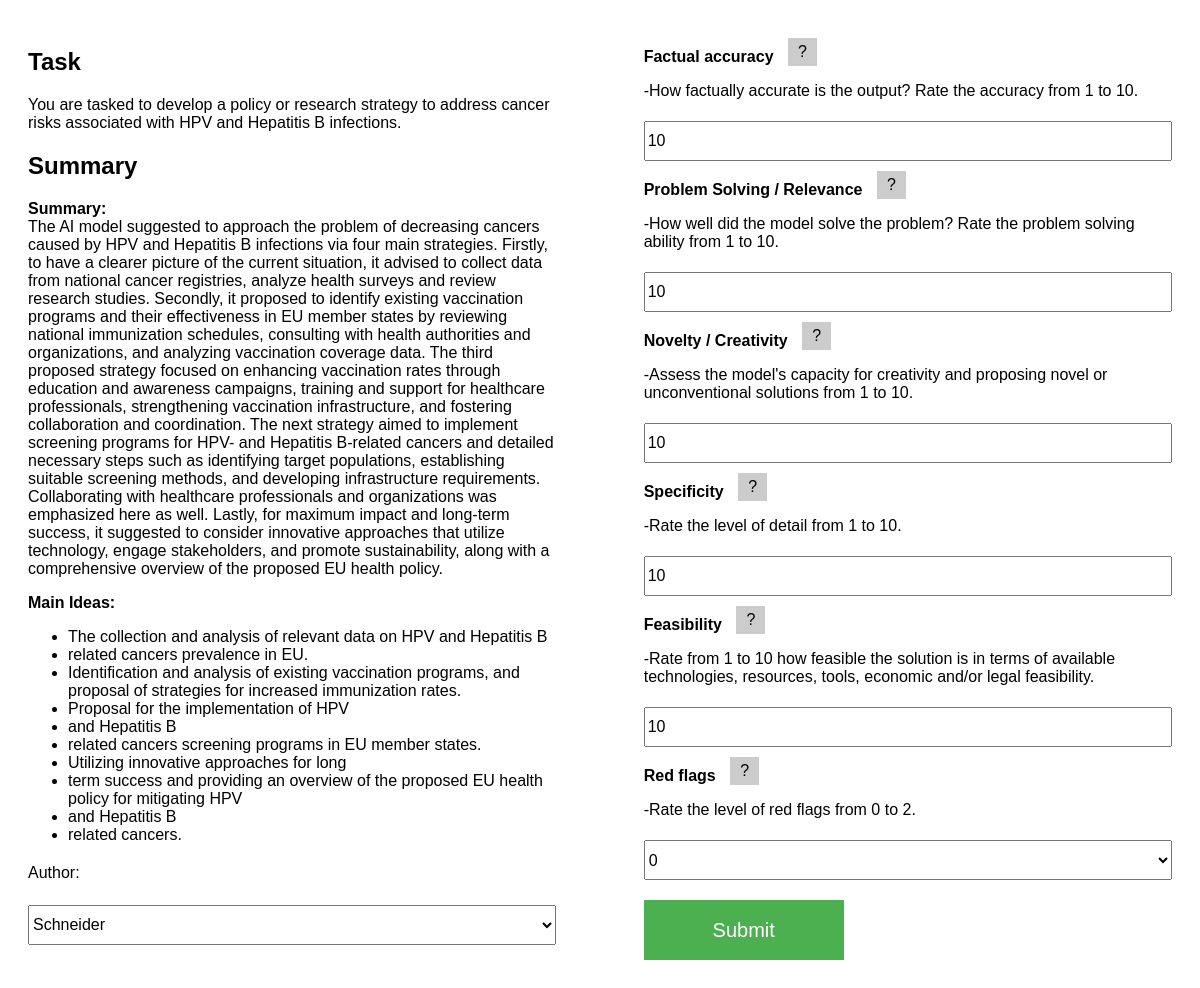
The page / on the database its author committed.
### app.py (models this page shows)
class Summary(db.Model):
    __tablename__ = 'Summaries'
    id = db.Column(db.Integer, primary_key=True)
    model = db.Column(db.String(50))
    task_index = db.Column(db.String(50))
    eu_prompt = db.Column(db.String(50))
    repetition_index = db.Column(db.Integer)
    truncation_index = db.Column(db.Integer)
    table_index = db.Column(db.Integer)
    file_path = db.Column(db.String(200))
    summary = db.Column(db.Text)
    main_ideas = db.Column(db.Text)
    accuracy = db.Column(db.Integer)
    relevance = db.Column(db.Integer)
    novelty = db.Column(db.Integer)
    specificity = db.Column(db.Integer)
    feasibility = db.Column(db.Integer)

### app.py (the view)
@app.route('/', methods=['GET', 'POST'])
def index():
    if request.method == 'POST':
        author = request.form.get('author')
        summary_id = request.form.get('summary_id')
        accuracy = request.form.get('accuracy')
        relevance = request.form.get('relevance')
        creativity = request.form.get('creativity')
        specificity = request.form.get('specificity')
        feasibility = request.form.get('feasibility')
        red_flags = request.form.get('red_flags')
        timestamp = datetime.now()
        new_score = Score(author=author, summary_id=summary_id, accuracy=accuracy, relevance=relevance, creativity=creativity,
                          specificity=specificity, feasibility=feasibility, red_flags=red_flags, timestamp=timestamp)
        db.session.add(new_score)
        db.session.commit()
        session['author'] = author
        return redirect('/')
    else:
        author = session.get('author')
        print("author: ", author)
        if author is not None:
            evaluated_summaries = [score.summary_id for score in Score.query.filter_by(author=author).all()]
            summary = (Summary.query
                       .filter(Summary.id.notin_(evaluated_summaries))
                       .order_by(Summary.task_index, func.random())
                       .first())
            if summary is None:
                return render_template('change_author.html')
            else:
                summary.main_ideas = convert_to_html_bullets(summary.main_ideas)
                return render_template('index.html', summary=summary, author=author)
        else:
            summary = Summary.query.order_by(func.random()).first()
            if summary is None:
                return "No summary found in the database."
            else:
                summary.main_ideas = convert_to_html_bullets(summary.main_ideas)
                return render_template('index.html', summary=summary)

### app.py (called while the page is built)
def convert_to_html_bullets(text):
    points = text.split('-')
    points = [point.strip() for point in points if point]  # remove empty strings
    html_bullets = '<ul>'
    for point in points:
        html_bullets += f'<li>{point}</li>'
    html_bullets += '</ul>'
    return html_bullets

### templates/index.html (shortened to what this page needs)
<!DOCTYPE html>
<html>
<head>
</head>
<body>
<form method="POST" onsubmit="saveAuthor()">
    <div class="container">
        <div class="left-section">
    <h2>Task</h2>
    <p>{{ summary.eu_prompt }}</p>
    <h2>Summary</h2>
    <p><strong>Summary:<br></strong> {{ summary.summary }}</p>
    <p><strong>Main Ideas:<br></strong> {{ summary.main_ideas|safe }}</p>
    <label for="author">Author:</label><br>
        <select id="author" name="author" required>
        <option value="Schneider">Schneider</option>
    </select><br>
        </div>
        <div class="right-section">
    <div class="mb-3">
        <div>
      <label for="accuracy" class="form-label"><strong>Factual accuracy</strong></label>
        <div class="info-container">
            <button class="info-button" type="button" onclick="yourFunction()">?</button>
        </div>
            <p>-How factually accurate is the output? Rate the accuracy from 1 to 10.</p>
    </div>
      <input type="text" class="form-control" id="accuracy" placeholder="1-10" name="accuracy" min="1" max="10" value="10" required>
    </div>
    <div class="mb-3">
      <label for="relevance" class="form-label"><strong>Problem Solving / Relevance</strong></label>
                <div class="info-container">
                    <button class="info-button" type="button" onclick="yourFunction()">?</button>
    </div>
        <p>-How well did the model solve the problem? Rate the problem solving ability from 1 to 10.</p>
    </div>
      <input type="text" class="form-control" id="relevance" placeholder="1-10" name="relevance" min="1" max="10" value="10" required>
    <div class="mb-3">
      <label for="creativity" class="form-label"><strong>Novelty / Creativity</strong></label>
                <div class="info-container">
                    <button class="info-button" type="button" onclick="yourFunction()">?</button>
    </div>
        <p>-Assess the model's capacity for creativity and proposing novel or unconventional solutions from 1 to 10.</p>
    </div>
      <input type="text" class="form-control" id="creativity" placeholder="1-10" name="creativity" min="1" max="10" value="10" required>
    <div class="mb-3">
      <label for="specificity" class="form-label"><strong>Specificity</strong></label>
                <div class="info-container">
                    <button class="info-button" type="button" onclick="yourFunction()">?</button>
    </div>
        <p>-Rate the level of detail from 1 to 10.</p>
    </div>
      <input type="text" class="form-control" id="specificity" placeholder="1-10" name="specificity" min="1" max="10" value="10" required>
    <div class="mb-3">
      <label for="feasibility" class="form-label"><strong>Feasibility</strong></label>
                <div class="info-container">
                    <button class="info-button" type="button" onclick="yourFunction()">?</button>
    </div>
        <p>-Rate from 1 to 10 how feasible the solution is in terms of available technologies, resources, tools,
            economic and/or legal feasibility.</p>
    </div>
      <input type="text" class="form-control" id="feasibility" placeholder="1-10" name="feasibility" min="1" max="10" value="10" required>
            <div class="mb-3">
    <label for="red_flags" class="form-label"><strong>Red flags</strong></label>
                <div class="info-container">
                    <button class="info-button" type="button" onclick="yourFunction()">?</button>
    </div>
                <p>-Rate the level of red flags from 0 to 2.</p>
            </div>
    <select id="red_flags" name="red_flags">
        <option value="0" selected>0</option>
    </select><br>
                <input type="submit" value="Submit">
    </div>
    </div>
</form>
</body>
</html>

### templates/index.html (style rules this page uses)
body { font-family: Arial, sans-serif; }
form { max-width: 1200px; margin: 0 auto; }
label { display: block; margin-top: 20px; }
input[type="text"], input[type="range"] { width: 100%; height: 40px; margin-top: 5px; box-sizing: border-box; font-size: 16px; }
input[type="submit"] { margin-top: 20px; height: 60px; width: 200px; background-color: #4CAF50; color: white; border: none; cursor: pointer; font-size: 20px; }
.info-button { position: relative; cursor: pointer; padding: 5px 10px; font-size: 16px; border: none; background-color: #ccc; top: 10px; }
.form-label, .info-container { display: inline-block; vertical-align: top; }
.info-container { margin-left: 10px; }
select { width: 100%; height: 40px; margin-top: 5px; box-sizing: border-box; font-size: 16px; }
.container { display: flex; justify-content: space-between; flex-wrap: wrap; }
.left-section, .right-section { flex: 0 0 48%; box-sizing: border-box; padding: 20px; }

### rows shown on the page
Summary: eu_prompt "You are tasked to develop a policy or research strategy to address cancer risks associated with HPV and Hepatitis B infections.", summary "The AI model suggested to approach the problem of decreasing cancers caused by HPV and Hepatitis B infections via four main strategies. Firstly, to have a clearer picture of the current situation, it advised to collect data from national cancer registries, analyze health surveys and review research studies. Secondly, it proposed to identify existing vaccination programs and their effectiveness in EU member states by reviewing national immunization schedules, consulting with health authorities and organizations, and analyzing vaccination coverage data. The third proposed strategy focused on enhancing vaccination rates through education and awareness campaigns, training and support for…", main_ideas "The collection and analysis of relevant data on HPV and Hepatitis B related cancers prevalence in EU. Identification and analysis of existing vaccination programs, and proposal of strategies for increased immunization rates. Proposal for the implementation of HPV and Hepatitis B related cancers screening programs in EU member states. Utilizing innovative approaches for long term success and providing an overview of the proposed EU health policy for mitigating HPV and Hepatitis B related cancers."
